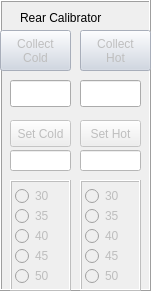
     <widget class="QFrame" name="frameBlackBody_8">
      <property name="geometry">
       <rect>
        <x>153</x>
        <y>500</y>
        <width>151</width>
        <height>291</height>
       </rect>
      </property>
      <property name="frameShape">
       <enum>QFrame::Box</enum>
      </property>
      <property name="frameShadow">
       <enum>QFrame::Raised</enum>
      </property>
      <widget class="QPushButton" name="pushButtonSetRotorColdFlight">
       <property name="enabled">
        <bool>false</bool>
       </property>
       <property name="geometry">
        <rect>
         <x>10</x>
         <y>120</y>
         <width>61</width>
         <height>27</height>
        </rect>
       </property>
       <property name="text">
        <string>Set Cold</string>
       </property>
      </widget>
      <widget class="QPushButton" name="pushButtonSetRotorHotFlight">
       <property name="enabled">
        <bool>false</bool>
       </property>
       <property name="geometry">
        <rect>
         <x>80</x>
         <y>120</y>
         <width>61</width>
         <height>27</height>
        </rect>
       </property>
       <property name="text">
        <string>Set Hot</string>
       </property>
      </widget>
      <widget class="QLineEdit" name="lineEditDesiredTemperatureRotorHotFlight">
       <property name="geometry">
        <rect>
         <x>80</x>
         <y>150</y>
         <width>61</width>
         <height>21</height>
        </rect>
       </property>
       <property name="styleSheet">
        <string notr="true">background:rgb(255, 255, 255)</string>
       </property>
      </widget>
      <widget class="QLineEdit" name="lineEditDesiredTemperatureRotorColdFlight">
       <property name="geometry">
        <rect>
         <x>10</x>
         <y>150</y>
         <width>61</width>
         <height>21</height>
        </rect>
       </property>
       <property name="styleSheet">
        <string notr="true">background:rgb(255, 255, 255)</string>
       </property>
      </widget>
      <widget class="QFrame" name="frame_7">
       <property name="enabled">
        <bool>false</bool>
       </property>
       <property name="geometry">
        <rect>
         <x>80</x>
         <y>180</y>
         <width>61</width>
         <height>111</height>
        </rect>
       </property>
       <property name="frameShape">
        <enum>QFrame::Box</enum>
       </property>
       <property name="frameShadow">
        <enum>QFrame::Raised</enum>
       </property>
       <widget class="QRadioButton" name="radioButtonRotorHotT50">
        <property name="geometry">
         <rect>
          <x>5</x>
          <y>85</y>
          <width>51</width>
          <height>22</height>
         </rect>
        </property>
        <property name="text">
         <string>50</string>
        </property>
       </widget>
       <widget class="QRadioButton" name="radioButtonRotorHotT30">
        <property name="geometry">
         <rect>
          <x>5</x>
          <y>5</y>
          <width>51</width>
          <height>22</height>
         </rect>
        </property>
        <property name="text">
         <string>30</string>
        </property>
       </widget>
       <widget class="QRadioButton" name="radioButtonRotorHotT35">
        <property name="geometry">
         <rect>
          <x>5</x>
          <y>25</y>
          <width>51</width>
          <height>22</height>
         </rect>
        </property>
        <property name="text">
         <string>35</string>
        </property>
       </widget>
       <widget class="QRadioButton" name="radioButtonRotorHotT45">
        <property name="geometry">
         <rect>
          <x>5</x>
          <y>65</y>
          <width>51</width>
          <height>22</height>
         </rect>
        </property>
        <property name="text">
         <string>45</string>
        </property>
       </widget>
       <widget class="QRadioButton" name="radioButtonRotorHotT40">
        <property name="geometry">
         <rect>
          <x>5</x>
          <y>45</y>
          <width>51</width>
          <height>22</height>
         </rect>
        </property>
        <property name="text">
         <string>40</string>
        </property>
       </widget>
      </widget>
      <widget class="QFrame" name="frame_10">
       <property name="enabled">
        <bool>false</bool>
       </property>
       <property name="geometry">
        <rect>
         <x>10</x>
         <y>180</y>
         <width>61</width>
         <height>111</height>
        </rect>
       </property>
       <property name="frameShape">
        <enum>QFrame::Box</enum>
       </property>
       <property name="frameShadow">
        <enum>QFrame::Raised</enum>
       </property>
       <widget class="QRadioButton" name="radioButtonRotorColdT50">
        <property name="geometry">
         <rect>
          <x>5</x>
          <y>85</y>
          <width>51</width>
          <height>22</height>
         </rect>
        </property>
        <property name="text">
         <string>50</string>
        </property>
       </widget>
       <widget class="QRadioButton" name="radioButtonRotorColdT30">
        <property name="geometry">
         <rect>
          <x>5</x>
          <y>5</y>
          <width>51</width>
          <height>22</height>
         </rect>
        </property>
        <property name="text">
         <string>30</string>
        </property>
       </widget>
       <widget class="QRadioButton" name="radioButtonRotorColdT40">
        <property name="geometry">
         <rect>
          <x>5</x>
          <y>45</y>
          <width>51</width>
          <height>22</height>
         </rect>
        </property>
        <property name="text">
         <string>40</string>
        </property>
       </widget>
       <widget class="QRadioButton" name="radioButtonRotorColdT35">
        <property name="geometry">
         <rect>
          <x>5</x>
          <y>25</y>
          <width>51</width>
          <height>22</height>
         </rect>
        </property>
        <property name="text">
         <string>35</string>
        </property>
       </widget>
       <widget class="QRadioButton" name="radioButtonRotorColdT45">
        <property name="geometry">
         <rect>
          <x>5</x>
          <y>65</y>
          <width>51</width>
          <height>22</height>
         </rect>
        </property>
        <property name="text">
         <string>45</string>
        </property>
       </widget>
      </widget>
      <widget class="QPushButton" name="pushButtonSaveRotorColdFlight">
       <property name="enabled">
        <bool>false</bool>
       </property>
       <property name="geometry">
        <rect>
         <x>0</x>
         <y>30</y>
         <width>71</width>
         <height>41</height>
        </rect>
       </property>
       <property name="styleSheet">
        <string notr="true">background:rgb(204, 212, 226)</string>
       </property>
       <property name="text">
        <string>Collect
Cold</string>
       </property>
      </widget>
      <widget class="QPushButton" name="pushButtonSaveRotorHotFlight">
       <property name="enabled">
        <bool>false</bool>
       </property>
       <property name="geometry">
        <rect>
         <x>80</x>
         <y>30</y>
         <width>71</width>
         <height>41</height>
        </rect>
       </property>
       <property name="styleSheet">
        <string notr="true">background:rgb(204, 212, 226)</string>
       </property>
       <property name="text">
        <string>Collect
Hot</string>
       </property>
      </widget>
      <widget class="QLabel" name="label_202">
       <property name="geometry">
        <rect>
         <x>20</x>
         <y>10</y>
         <width>111</width>
         <height>16</height>
        </rect>
       </property>
       <property name="text">
        <string>Rear Calibrator</string>
       </property>
      </widget>
      <widget class="QLineEdit" name="lineEditTemperatureRotorHotFlight">
       <property name="geometry">
        <rect>
         <x>80</x>
         <y>80</y>
         <width>61</width>
         <height>27</height>
        </rect>
       </property>
       <property name="styleSheet">
        <string notr="true"/>
       </property>
       <property name="readOnly">
        <bool>true</bool>
       </property>
      </widget>
      <widget class="QLineEdit" name="lineEditTemperatureRotorColdFlight">
       <property name="geometry">
        <rect>
         <x>10</x>
         <y>80</y>
         <width>61</width>
         <height>27</height>
        </rect>
       </property>
       <property name="styleSheet">
        <string notr="true"/>
       </property>
       <property name="readOnly">
        <bool>true</bool>
       </property>
      </widget>
     </widget>
